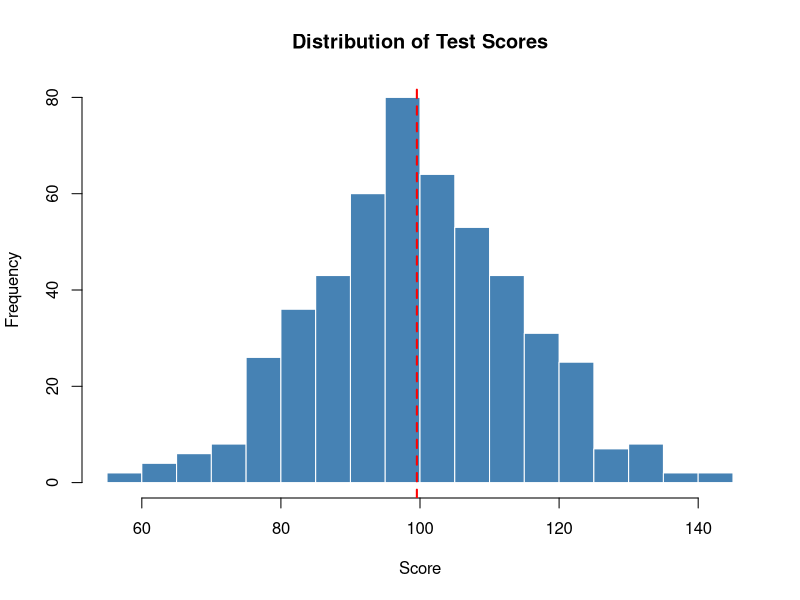
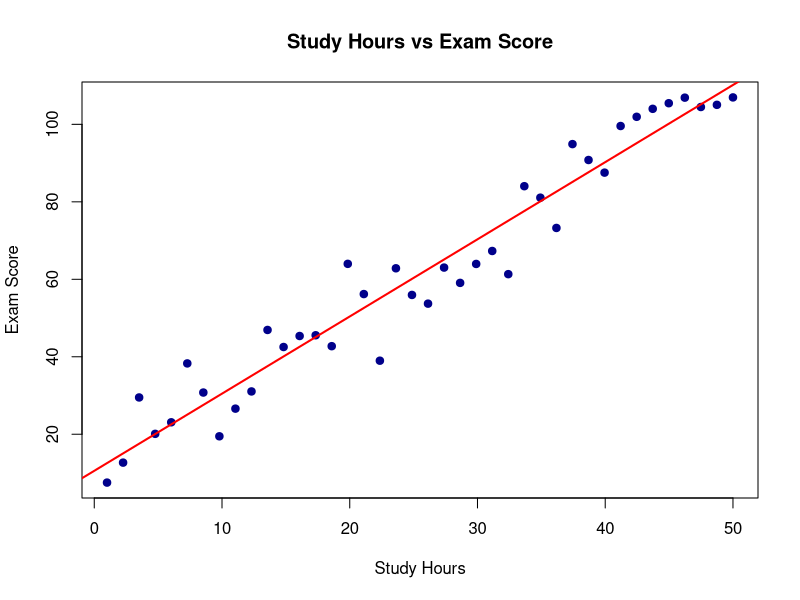
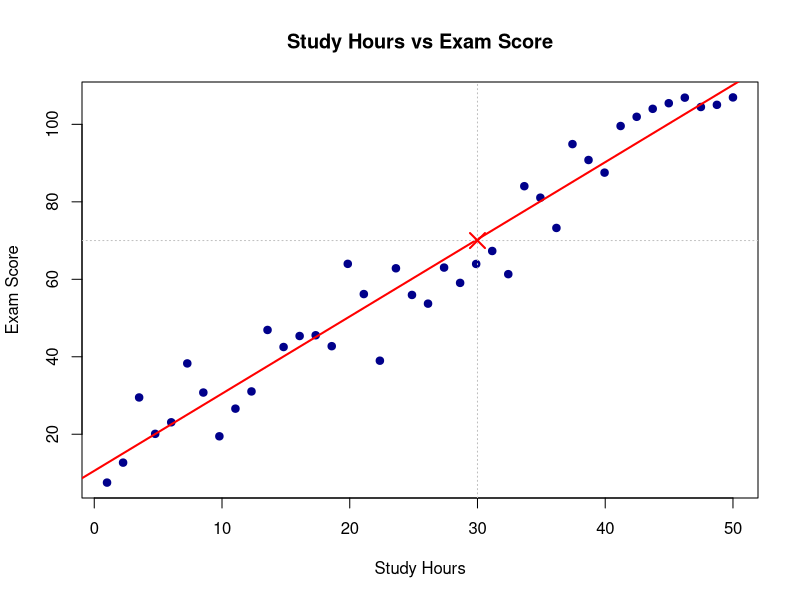
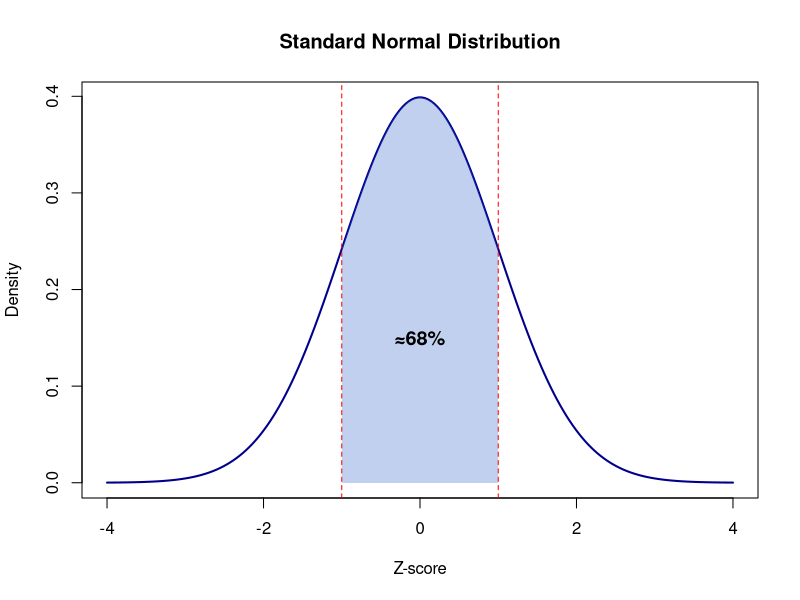

Generate these figures, in order, with R:
## ---- chunk 1
#| echo: false
#| fig-width: 5
#| fig-height: 3.5
#| label: fig-histogram

set.seed(42)
data <- rnorm(500, mean = 100, sd = 15)
hist(data, 
     main = "Distribution of Test Scores",
     xlab = "Score", 
     ylab = "Frequency",
     col = "steelblue",
     border = "white",
     breaks = 20)
abline(v = mean(data), col = "red", lwd = 2, lty = 2)
## ---- chunk 2
#| echo: false
#| fig-width: 5
#| fig-height: 4
#| label: fig-scatter

set.seed(123)
x <- seq(1, 50, length.out = 40)
y <- 2 * x + 10 + rnorm(40, sd = 8)

plot(x, y, 
     pch = 19, 
     col = "darkblue",
     main = "Study Hours vs Exam Score",
     xlab = "Study Hours",
     ylab = "Exam Score")
abline(lm(y ~ x), col = "red", lwd = 2)
## ---- chunk 3
#| echo: false
#| fig-width: 5
#| fig-height: 4
set.seed(123)
x <- seq(1, 50, length.out = 40)
y <- 2 * x + 10 + rnorm(40, sd = 8)
plot(x, y, pch = 19, col = "darkblue",
     main = "Study Hours vs Exam Score",
     xlab = "Study Hours", ylab = "Exam Score")
abline(lm(y ~ x), col = "red", lwd = 2)
abline(v = 30, col = "gray", lty = 3)
abline(h = 70, col = "gray", lty = 3)
points(30, 70, pch = 4, col = "red", cex = 2, lwd = 2)
## ---- chunk 4
#| echo: false
#| fig-width: 6
#| fig-height: 4
#| label: fig-normal

x <- seq(-4, 4, length.out = 200)
y <- dnorm(x)

plot(x, y, type = "l", lwd = 2, col = "darkblue",
     main = "Standard Normal Distribution",
     xlab = "Z-score", ylab = "Density")

# Shade area between -1 and 1
x_shade <- c(-1, seq(-1, 1, length.out = 100), 1)
y_shade <- c(0, dnorm(seq(-1, 1, length.out = 100)), 0)
polygon(x_shade, y_shade, col = rgb(0.2, 0.4, 0.8, 0.3), border = NA)

# Add labels
text(0, 0.15, "≈68%", cex = 1.2, font = 2)
abline(v = c(-1, 1), col = "red", lty = 2)
